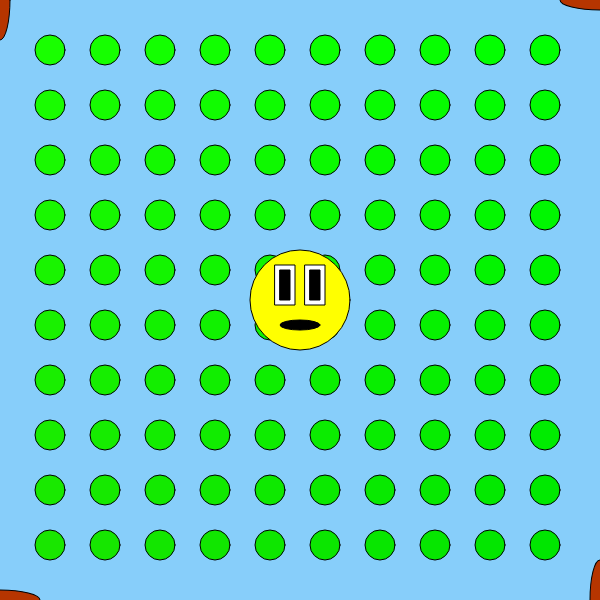
Frame 1 (no input)
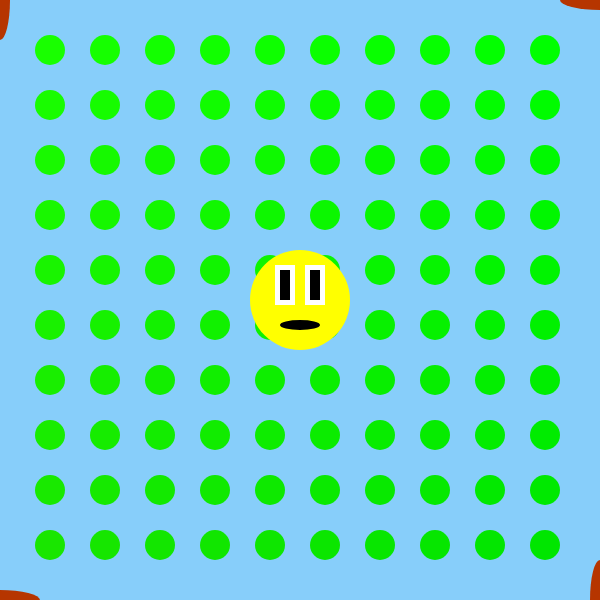
Frame 60 (no input)
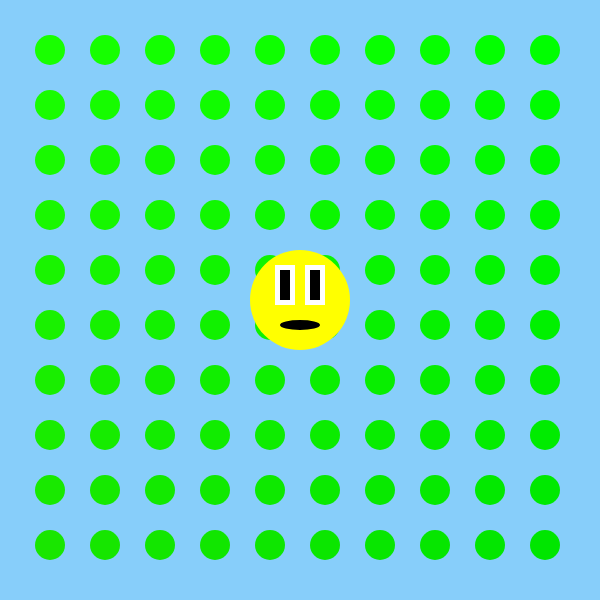
Frame 120 (the mouse pressed at the canvas centre since frame 60)

The p5.js sketch that drew these frames (run headless with seeded random() and noise() and a simulated clock; from frame 60 on, the mouse is pressed at the canvas centre):

// p5.js sketch
// ── sketch.js
var xPos;
var yPos;
var r;
var g;
var b;

function setup() {

	createCanvas(600,600);
	rectMode(CENTER);

}

function draw() {

	background(135,206,250);

	myShape(mouseX,mouseY);

	noStroke();

}

function myShape(xPos, yPos){

	// FADING ARRAY OF GREEN SPOTS

	for(var j = 0; j < 10; j++){

		var yOffset = (55*j) + 50;

		var green = map(j, 0, 9, 255, 230);

		for(var i = 0; i < 10; i++){

			var xOffset = (55*i) + 50;

			var red = map(i, 0, 9, 25, 0);

			fill(red,green,0);

			ellipse(xOffset, yOffset, 30, 30);
		}
	}

	// ROTATING ELLIPSES

	push();

	translate(300,300);

  	for (var i = 0; i < 20; i++) {

  		fill(r,g,b);

    	ellipse(mouseX-300, mouseY-300, 20, 80);

    	rotate(PI/10);

    }

    pop();

    // SUN BODY

	fill(255,255,0);

	ellipse(300,300,100,100);

	// WHITE PARTS OF SUN

	fill(255);

	rect(285,285,20,40);
	rect(315,285,20,40);

	// BLACK PARTS OF SUN

	fill(0);

	rect(285,285,10,30);
	rect(315,285,10,30);
	ellipse(300,325,40,10);

}

function mouseMoved(){

	r = random(255);
	g = random(255);
	b = 0;

}
